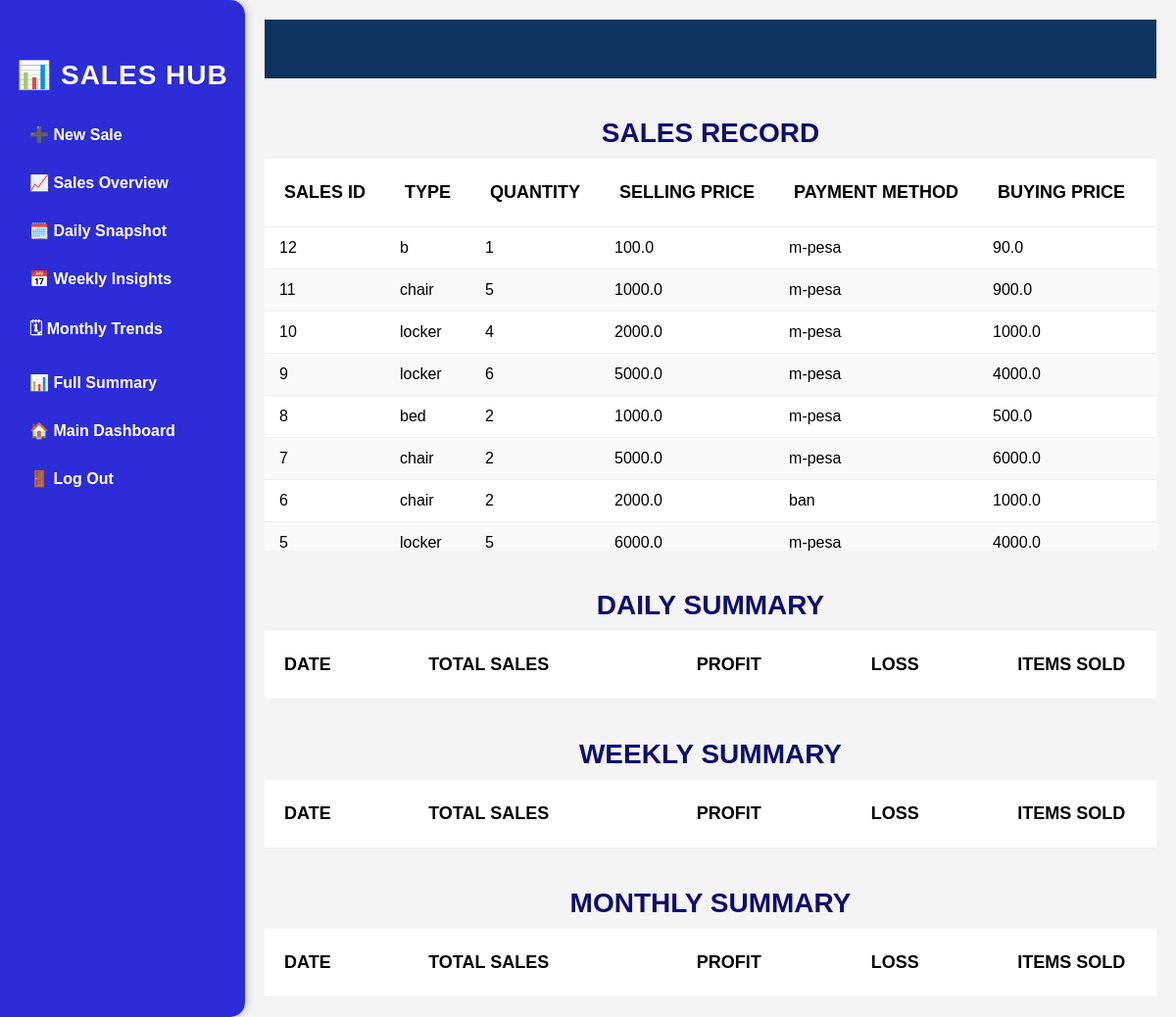
Screenshot of /dashboard_sales with the database file from the repository.
### tables this page shows
CREATE TABLE sales (
        id INTEGER PRIMARY KEY AUTOINCREMENT,
        type TEXT,
        quantity INTEGER,
        selling_price REAL,
        payment TEXT,
        buying_price REAL,
        profit_or_loss REAL,
        date TEXT
    );

### app.py (the view)
@app.route('/dashboard_sales')
def dashboard_sales():
    page = int(request.args.get('page', 1))
    per_page = 10
    offset = (page - 1) * per_page
    conn = sqlite3.connect('furniture.db')
    c = conn.cursor()
    c.execute("SELECT * FROM sales ORDER BY id DESC LIMIT ? OFFSET ?", (per_page, offset))
    sales = c.fetchall()
    c.execute("SELECT COUNT(*) FROM sales")
    total_sales = c.fetchone()[0]
    total_pages = (total_sales + per_page - 1) // per_page
    conn.close()
    return render_template('sales.html',
                           sales=sales,
                           page=page,
                           total_pages=total_pages)

### templates/sales.html (shortened to what this page needs)
<!DOCTYPE html>
<html lang="en">
<head>
</head>
<body>
  <div class="sidebar hidden" id="sidebar">
    <h1>📊 SALES HUB</h1>
    <a href="/record_sales">➕ New Sale</a>
    <a href="{{url_for('dashboard_sales')}}">📈 Sales Overview</a>
    <a href="{{url_for('daily_summary')}}">🗓️ Daily Snapshot</a>
    <a href="{{url_for('weekly_summary')}}">📅 Weekly Insights</a>
    <a href="{{url_for('monthly_summary')}}">🗓 Monthly Trends</a>
    <a href="/sales_summary">📊 Full Summary</a>
    <a href="/dashboard">🏠 Main Dashboard</a>
    <a href="/logout">🚪 Log Out</a>
  </div>
  <div class="content" id="content">
    <div class="topbar"></div>
    <h2 class="label">Sales Record</h2>
    <div class="table-container">
      <table>
        <thead>
          <tr>
            <th>SALES ID</th>
            <th>TYPE</th>
            <th>QUANTITY</th>
            <th>SELLING PRICE</th>
            <th>PAYMENT METHOD</th>
            <th>BUYING PRICE</th>
            <th>PROFIT/LOSS</th>
          </tr>
        </thead>
        <tbody>
          {% for sale in sales %}
          <tr>
            <td>{{ sale[0] }}</td>
            <td>{{ sale[1] }}</td>
            <td>{{ sale[2] }}</td>
            <td>{{ sale[3] }}</td>
            <td>{{ sale[4] }}</td>
            <td>{{ sale[5] }}</td>
            <td style="color: {{ 'green' if sale[6] >= 0 else 'red' }};">
            </td>
          </tr>
          {% endfor %}
        </tbody>
      </table>
    </div>
    <h2 class="label">Daily Summary</h2>
    <div class="table-container">
      <table>
        <tr>
          <th>DATE</th>
          <th>TOTAL SALES</th>
          <th>PROFIT</th>
          <th>LOSS</th>
          <th>ITEMS SOLD</th>
        </tr>
      </table>
    </div>
    <h2 class="label">Weekly Summary</h2>
    <div class="table-container">
      <table>
        <tr>
          <th>DATE</th>
          <th>TOTAL SALES</th>
          <th>PROFIT</th>
          <th>LOSS</th>
          <th>ITEMS SOLD</th>
        </tr>
      </table>
    </div>
    <h2 class="label">Monthly Summary</h2>
    <div class="table-container">
      <table>
        <tr>
          <th>DATE</th>
          <th>TOTAL SALES</th>
          <th>PROFIT</th>
          <th>LOSS</th>
          <th>ITEMS SOLD</th>
        </tr>
      </table>
    </div>
  </div>
</body>
</html>

### templates/sales.html (style rules this page uses)
* { box-sizing: border-box; margin: 0; padding: 0; }
body { font-family: 'Poppins', Arial, sans-serif; background: #f4f4f4; }
.sidebar { position: fixed; top: 0; left: 0; width: 250px; height: 100%; background: #2c2cd8; color: white; padding-top: 60px; transition: transform 0.3s ease; border-top-right-radius: 15px; border-bottom-right-radius: 15px; box-shadow: 2px 0 8px rgba(0,0,0,0.2); z-index: 1000; }
.sidebar.visible { transform: translateX(0); }
.sidebar h1 { text-align: center; margin-bottom: 20px; font-size: 28px; letter-spacing: 1px; }
.sidebar a { display: block; padding: 15px 30px; color: white; text-decoration: none; font-weight: bold; transition: background 0.3s, color 0.3s; }
.content { margin-left: 250px; padding: 20px; transition: margin-left 0.3s ease; }
.topbar { height: 60px; background: #0f3460; color: white; display: flex; align-items: center; padding: 0 20px; }
.label { font-size: 28px; font-weight: bold; margin: 40px 0 10px 0; color: #0e0e70; text-transform: uppercase; text-align: center; }
.table-container { background: white; overflow-y: auto; max-height: 400px; position: relative; padding-top: 0px; }
table { border-collapse: collapse; width: 100%; min-width: 1000px; animation: slideTable 1s forwards; }
th, td { text-align: left; padding: 12px 15px; border-bottom: 1px solid #eee; white-space: nowrap; position: relative; }
th { background: white; color: black; position: sticky; top: 0; z-index: 5; font-size: 18px; padding: 24px 20px; text-transform: uppercase; box-shadow: 0 2px 4px rgba(0, 0, 0, 0.05); }
tr:nth-child(even) { background-color: #f9f9f9; }

### rows the page displays
sales: id "12", type "b", quantity "1", selling_price "100.0", payment "m-pesa", buying_price "90.0"
sales: id "11", type "chair", quantity "5", selling_price "1000.0", payment "m-pesa", buying_price "900.0"
sales: id "10", type "locker", quantity "4", selling_price "2000.0", payment "m-pesa", buying_price "1000.0"
sales: id "9", type "locker", quantity "6", selling_price "5000.0", payment "m-pesa", buying_price "4000.0"
sales: id "8", type "bed", quantity "2", selling_price "1000.0", payment "m-pesa", buying_price "500.0"
sales: id "7", type "chair", quantity "2", selling_price "5000.0", payment "m-pesa", buying_price "6000.0"
sales: id "6", type "chair", quantity "2", selling_price "2000.0", payment "ban", buying_price "1000.0"
sales: id "5", type "locker", quantity "5", selling_price "6000.0", payment "m-pesa", buying_price "4000.0"
